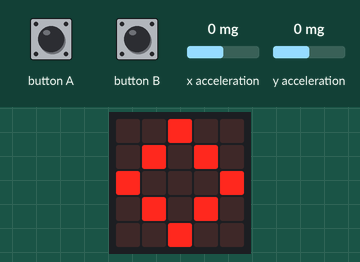
Recording of a program running on a simulated BBC micro:bit running MicroPython. On the bench: the board's 5×5 LED display. The inputs (shaded band) are chosen by the test bench; at power-on: x acceleration 0 mg, y acceleration 0 mg. Dim RGB values are drawn brighter than linear.

Above: at 1.2 s.
1.3 s: button A pressed for 0.15 s
At 2.5 s:
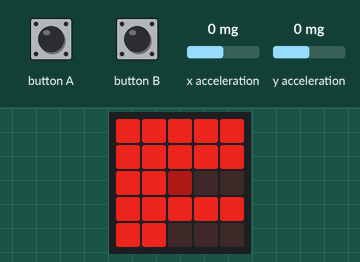
2.9 s: x acceleration set to 237 mg
4.4 s: x acceleration set to 281 mg
At 7.0 s:
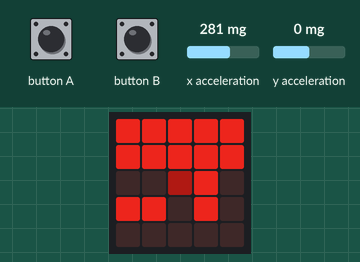
7.3 s: y acceleration set to 750 mg
At 7.5 s:
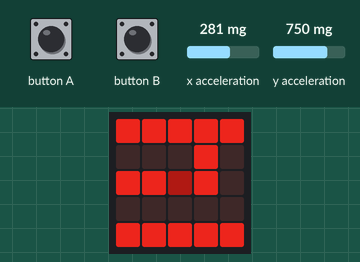
9.6 s: x acceleration set to -1440 mg
At 11.8 s:
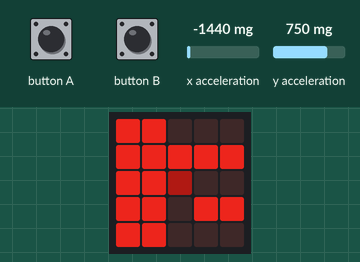
12.1 s: y acceleration set to 1440 mg
At 13.8 s:
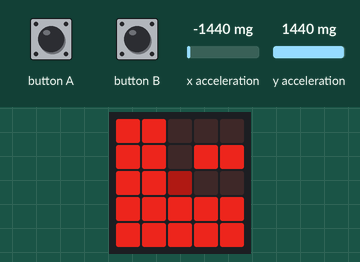
Timing chart, 0 to 14.9 s (numbered marks = the images above; inputs shaded):
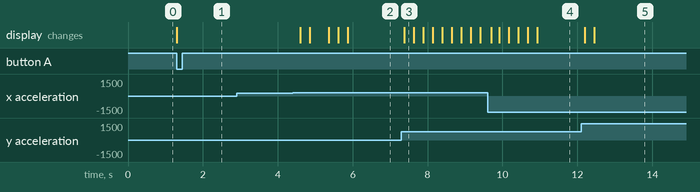

The program:

maze.py
```python
from microbit import *
import random

MIN_COORD = 0
MAX_COORD = 4
MOVE_THRESHOLD = 256

MAP = [
    [0,0,0,0,0,0,0,1,0,0,0,0,0,0,0],
    [1,1,1,1,1,1,0,1,0,1,1,0,1,1,0],
    [0,0,0,0,0,0,0,0,0,1,0,0,0,1,0],
    [0,1,1,0,1,1,1,1,1,1,1,0,1,1,0],
    [0,0,0,0,1,2,0,1,0,0,1,0,0,1,0],
    [1,1,1,0,1,1,0,1,0,1,1,0,1,1,1],
    [1,1,1,0,1,0,0,1,0,0,1,0,1,1,1],
    [1,1,1,0,1,0,0,0,0,0,1,0,1,1,1],
    [1,1,1,0,1,1,0,1,0,1,1,0,1,1,1],
    [0,0,1,0,1,0,0,1,0,0,1,0,0,0,0],
    [0,1,1,0,1,0,1,1,1,0,1,0,1,1,0],
    [0,0,1,0,1,0,1,0,0,0,0,0,0,1,0],
    [0,1,1,0,1,1,1,1,0,1,1,1,1,1,0],
    [0,0,0,0,0,0,0,1,0,0,0,0,1,0,0],
]

MAP_MIN_X = 0
MAP_MAX_X = len(MAP[0]) - 1

MAP_MIN_Y = 0
MAP_MAX_Y = len(MAP) - 1


def out_of_bounds(x, y):
    return (x > MAP_MAX_X or
     x < MAP_MIN_X or
     y > MAP_MAX_Y or
     y < MAP_MIN_Y)

def constrain(x, y):
    if x > MAP_MAX_X:
        x = MAP_MAX_X
    if x < MAP_MIN_X:
        x = MAP_MIN_X
    if y > MAP_MAX_Y:
        y = MAP_MAX_Y
    if y < MAP_MIN_Y:
        y = MAP_MIN_Y
    return x, y

def wait_for_button():
    while not (button_a.was_pressed() or button_b.was_pressed()):
        sleep(1)

def visible(px, py, x, y):
    # Check if x & y is visible, based on player px & py
    if (
        (x >= px -2 and x <= px + 2) and
        (y >= py -2 and y <= py + 2)
        ):
            return True


class Game:

    def reset(self):
        # Initial values, start at top left.
        self.x = 0
        self.y = 0

        self.moves = 0
        self.tick = 0


    def handle_input(self):
        self.tick += 1

        acc_x = accelerometer.get_x()
        acc_y = accelerometer.get_y()

        prev_x, prev_y = self.x, self.y

        if abs(acc_x) > abs(acc_y):
            if acc_x < -MOVE_THRESHOLD:
                self.x -= 1
            if acc_x > MOVE_THRESHOLD:
                self.x += 1

        else:
            if acc_y < -MOVE_THRESHOLD:
                self.y -= 1
            if acc_y > MOVE_THRESHOLD:
                self.y += 1

        self.x, self.y = constrain(self.x, self.y)

        # If there is a block in new position, undo move.
        if MAP[self.y][self.x] == 1:
            self.x = prev_x
            self.y = prev_y
        else:
            # Count valid moves.
            self.moves += 1


    def draw(self):
        # Draw the active portion of the map on the screen.
        # centered around the users location, out of bounds not drawn.
        map_x_range = range(self.x-2, self.x+2+1)
        map_y_range = range(self.y-2, self.y+2+1)

        for dx, x in enumerate(map_x_range):
            for dy, y in enumerate(map_y_range):

                # Areas around the map are drawn solid.
                if out_of_bounds(x, y):
                    pixel = 7

                # Goal
                elif MAP[y][x] == 2:
                    pixel = (self.tick % MAP[y][x]) * 9

                # Player (center pixel)
                elif dx == 2 and dy == 2:
                    pixel = 2

                else:
                    pixel = MAP[y][x] * 7

                display.set_pixel(dx, dy, pixel)

    def win(self):
        return MAP[self.y][self.x] == 2  # Found goal square.

# Main loop

game = Game() # Create our game object.

while True:

    display.show(Image.DIAMOND)
    wait_for_button()

    game.reset() # Reset the game state.
    while not game.win():
        game.handle_input()
        game.draw()
        sleep(250)

    display.show(Image.HAPPY)
    sleep(1000)
    display.scroll(game.moves)
```

Measured:
- the behaviour switches between 256 and 257 mg on x acceleration (found by bisection; images 1 and 2)
- after the input at 1.3 s, the display: changes at once (image 1)
- after the input at 2.9 s, every drawn part: stays the same
- after the input at 4.4 s, the display: first changes after 0.20 s (image 2 shows a later state)
- after the input at 7.3 s, the display: changes after 0.08 s (image 3)
- after the input at 9.6 s, the display: first changes after 0.10 s (image 4 shows a later state)
- after the input at 12.1 s, the display: first changes after 0.09 s (image 5 shows a later state)
